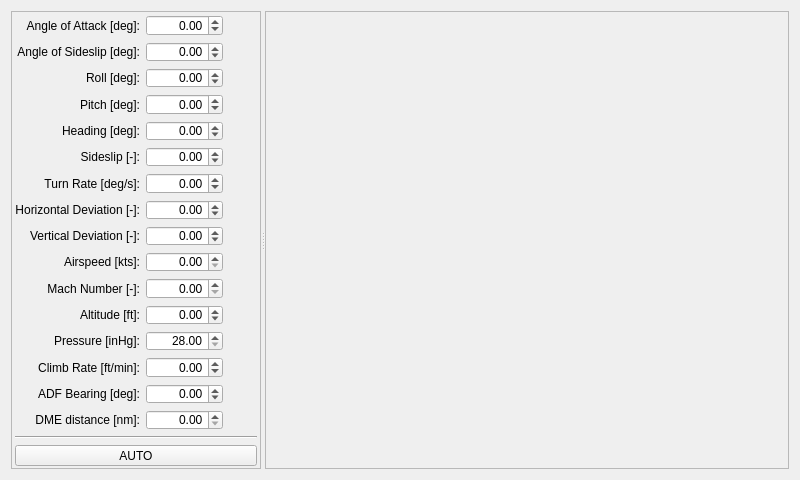
<?xml version="1.0" encoding="UTF-8"?>
<ui version="4.0">
 <class>MainWindow</class>
 <widget class="QMainWindow" name="MainWindow">
  <property name="geometry">
   <rect>
    <x>0</x>
    <y>0</y>
    <width>800</width>
    <height>480</height>
   </rect>
  </property>
  <property name="maximumSize">
   <size>
    <width>800</width>
    <height>480</height>
   </size>
  </property>
  <property name="windowTitle">
   <string>QFlightInstruments Example</string>
  </property>
  <property name="locale">
   <locale language="English" country="UnitedStates"/>
  </property>
  <widget class="QWidget" name="centralWidget">
   <property name="maximumSize">
    <size>
     <width>800</width>
     <height>480</height>
    </size>
   </property>
   <layout class="QGridLayout" name="gridLayout_5">
    <item row="0" column="0">
     <widget class="QSplitter" name="splitter">
      <property name="enabled">
       <bool>true</bool>
      </property>
      <property name="maximumSize">
       <size>
        <width>800</width>
        <height>480</height>
       </size>
      </property>
      <property name="orientation">
       <enum>Qt::Horizontal</enum>
      </property>
      <widget class="QFrame" name="frame">
       <property name="sizePolicy">
        <sizepolicy hsizetype="Minimum" vsizetype="Preferred">
         <horstretch>0</horstretch>
         <verstretch>0</verstretch>
        </sizepolicy>
       </property>
       <property name="maximumSize">
        <size>
         <width>250</width>
         <height>480</height>
        </size>
       </property>
       <property name="frameShape">
        <enum>QFrame::StyledPanel</enum>
       </property>
       <property name="frameShadow">
        <enum>QFrame::Raised</enum>
       </property>
       <layout class="QGridLayout" name="gridLayout_3">
        <property name="leftMargin">
         <number>3</number>
        </property>
        <property name="topMargin">
         <number>3</number>
        </property>
        <property name="rightMargin">
         <number>3</number>
        </property>
        <property name="bottomMargin">
         <number>3</number>
        </property>
        <property name="spacing">
         <number>3</number>
        </property>
        <item row="0" column="0">
         <layout class="QGridLayout" name="gridLayout">
          <item row="7" column="0">
           <widget class="QLabel" name="label_6">
            <property name="text">
             <string>Horizontal Deviation [-]:</string>
            </property>
            <property name="alignment">
             <set>Qt::AlignRight|Qt::AlignTrailing|Qt::AlignVCenter</set>
            </property>
            <property name="buddy">
             <cstring>spinBoxDevH</cstring>
            </property>
           </widget>
          </item>
          <item row="9" column="0">
           <widget class="QLabel" name="label_8">
            <property name="text">
             <string>Airspeed [kts]:</string>
            </property>
            <property name="alignment">
             <set>Qt::AlignRight|Qt::AlignTrailing|Qt::AlignVCenter</set>
            </property>
            <property name="buddy">
             <cstring>spinBoxSpeed</cstring>
            </property>
           </widget>
          </item>
          <item row="3" column="1">
           <widget class="QDoubleSpinBox" name="spinBoxPitch">
            <property name="alignment">
             <set>Qt::AlignRight|Qt::AlignTrailing|Qt::AlignVCenter</set>
            </property>
            <property name="minimum">
             <double>-90.000000000000000</double>
            </property>
            <property name="maximum">
             <double>90.000000000000000</double>
            </property>
           </widget>
          </item>
          <item row="11" column="0">
           <widget class="QLabel" name="label_9">
            <property name="text">
             <string>Altitude [ft]:</string>
            </property>
            <property name="alignment">
             <set>Qt::AlignRight|Qt::AlignTrailing|Qt::AlignVCenter</set>
            </property>
            <property name="buddy">
             <cstring>spinBoxAlt</cstring>
            </property>
           </widget>
          </item>
          <item row="13" column="1">
           <widget class="QDoubleSpinBox" name="spinBoxClimb">
            <property name="alignment">
             <set>Qt::AlignRight|Qt::AlignTrailing|Qt::AlignVCenter</set>
            </property>
            <property name="minimum">
             <double>-650.000000000000000</double>
            </property>
            <property name="maximum">
             <double>650.000000000000000</double>
            </property>
            <property name="singleStep">
             <double>5.000000000000000</double>
            </property>
           </widget>
          </item>
          <item row="0" column="0">
           <widget class="QLabel" name="label_13">
            <property name="text">
             <string>Angle of Attack [deg]:</string>
            </property>
            <property name="alignment">
             <set>Qt::AlignRight|Qt::AlignTrailing|Qt::AlignVCenter</set>
            </property>
           </widget>
          </item>
          <item row="5" column="1">
           <widget class="QDoubleSpinBox" name="spinBoxSlip">
            <property name="alignment">
             <set>Qt::AlignRight|Qt::AlignTrailing|Qt::AlignVCenter</set>
            </property>
            <property name="minimum">
             <double>-1.000000000000000</double>
            </property>
            <property name="maximum">
             <double>1.000000000000000</double>
            </property>
            <property name="singleStep">
             <double>0.050000000000000</double>
            </property>
           </widget>
          </item>
          <item row="12" column="1">
           <widget class="QDoubleSpinBox" name="spinBoxPress">
            <property name="alignment">
             <set>Qt::AlignRight|Qt::AlignTrailing|Qt::AlignVCenter</set>
            </property>
            <property name="minimum">
             <double>28.000000000000000</double>
            </property>
            <property name="maximum">
             <double>31.500000000000000</double>
            </property>
           </widget>
          </item>
          <item row="8" column="1">
           <widget class="QDoubleSpinBox" name="spinBoxDevV">
            <property name="alignment">
             <set>Qt::AlignRight|Qt::AlignTrailing|Qt::AlignVCenter</set>
            </property>
            <property name="minimum">
             <double>-1.000000000000000</double>
            </property>
            <property name="maximum">
             <double>1.000000000000000</double>
            </property>
            <property name="singleStep">
             <double>0.050000000000000</double>
            </property>
           </widget>
          </item>
          <item row="2" column="1">
           <widget class="QDoubleSpinBox" name="spinBoxRoll">
            <property name="alignment">
             <set>Qt::AlignRight|Qt::AlignTrailing|Qt::AlignVCenter</set>
            </property>
            <property name="minimum">
             <double>-180.000000000000000</double>
            </property>
            <property name="maximum">
             <double>180.000000000000000</double>
            </property>
           </widget>
          </item>
          <item row="13" column="0">
           <widget class="QLabel" name="label_10">
            <property name="text">
             <string>Climb Rate [ft/min]:</string>
            </property>
            <property name="alignment">
             <set>Qt::AlignRight|Qt::AlignTrailing|Qt::AlignVCenter</set>
            </property>
            <property name="buddy">
             <cstring>spinBoxClimb</cstring>
            </property>
           </widget>
          </item>
          <item row="9" column="1">
           <widget class="QDoubleSpinBox" name="spinBoxSpeed">
            <property name="alignment">
             <set>Qt::AlignRight|Qt::AlignTrailing|Qt::AlignVCenter</set>
            </property>
            <property name="maximum">
             <double>9999.000000000000000</double>
            </property>
           </widget>
          </item>
          <item row="1" column="1">
           <widget class="QDoubleSpinBox" name="spinBoxBeta">
            <property name="alignment">
             <set>Qt::AlignRight|Qt::AlignTrailing|Qt::AlignVCenter</set>
            </property>
            <property name="minimum">
             <double>-15.000000000000000</double>
            </property>
            <property name="maximum">
             <double>15.000000000000000</double>
            </property>
           </widget>
          </item>
          <item row="4" column="0">
           <widget class="QLabel" name="label_3">
            <property name="text">
             <string>Heading [deg]:</string>
            </property>
            <property name="alignment">
             <set>Qt::AlignRight|Qt::AlignTrailing|Qt::AlignVCenter</set>
            </property>
            <property name="buddy">
             <cstring>spinBoxHead</cstring>
            </property>
           </widget>
          </item>
          <item row="17" column="0" colspan="3">
           <widget class="QPushButton" name="pushButtonAuto">
            <property name="text">
             <string>AUTO</string>
            </property>
            <property name="checkable">
             <bool>true</bool>
            </property>
           </widget>
          </item>
          <item row="10" column="0">
           <widget class="QLabel" name="label_11">
            <property name="text">
             <string>Mach Number [-]:</string>
            </property>
            <property name="alignment">
             <set>Qt::AlignRight|Qt::AlignTrailing|Qt::AlignVCenter</set>
            </property>
            <property name="buddy">
             <cstring>spinBoxMach</cstring>
            </property>
           </widget>
          </item>
          <item row="6" column="0">
           <widget class="QLabel" name="label_5">
            <property name="text">
             <string>Turn Rate [deg/s]:</string>
            </property>
            <property name="alignment">
             <set>Qt::AlignRight|Qt::AlignTrailing|Qt::AlignVCenter</set>
            </property>
            <property name="buddy">
             <cstring>spinBoxTurn</cstring>
            </property>
           </widget>
          </item>
          <item row="14" column="0">
           <widget class="QLabel" name="label_15">
            <property name="text">
             <string>ADF Bearing [deg]:</string>
            </property>
            <property name="alignment">
             <set>Qt::AlignRight|Qt::AlignTrailing|Qt::AlignVCenter</set>
            </property>
           </widget>
          </item>
          <item row="4" column="1">
           <widget class="QDoubleSpinBox" name="spinBoxHead">
            <property name="alignment">
             <set>Qt::AlignRight|Qt::AlignTrailing|Qt::AlignVCenter</set>
            </property>
            <property name="minimum">
             <double>-360.000000000000000</double>
            </property>
            <property name="maximum">
             <double>360.000000000000000</double>
            </property>
           </widget>
          </item>
          <item row="2" column="0">
           <widget class="QLabel" name="label">
            <property name="text">
             <string>Roll [deg]:</string>
            </property>
            <property name="alignment">
             <set>Qt::AlignRight|Qt::AlignTrailing|Qt::AlignVCenter</set>
            </property>
            <property name="buddy">
             <cstring>spinBoxRoll</cstring>
            </property>
           </widget>
          </item>
          <item row="6" column="1">
           <widget class="QDoubleSpinBox" name="spinBoxTurn">
            <property name="alignment">
             <set>Qt::AlignRight|Qt::AlignTrailing|Qt::AlignVCenter</set>
            </property>
            <property name="minimum">
             <double>-7.000000000000000</double>
            </property>
            <property name="maximum">
             <double>7.000000000000000</double>
            </property>
            <property name="singleStep">
             <double>0.100000000000000</double>
            </property>
           </widget>
          </item>
          <item row="8" column="0">
           <widget class="QLabel" name="label_7">
            <property name="text">
             <string>Vertical Deviation [-]:</string>
            </property>
            <property name="alignment">
             <set>Qt::AlignRight|Qt::AlignTrailing|Qt::AlignVCenter</set>
            </property>
            <property name="buddy">
             <cstring>spinBoxDevV</cstring>
            </property>
           </widget>
          </item>
          <item row="5" column="0">
           <widget class="QLabel" name="label_4">
            <property name="text">
             <string>Sideslip [-]:</string>
            </property>
            <property name="alignment">
             <set>Qt::AlignRight|Qt::AlignTrailing|Qt::AlignVCenter</set>
            </property>
            <property name="buddy">
             <cstring>spinBoxSlip</cstring>
            </property>
           </widget>
          </item>
          <item row="16" column="0" colspan="3">
           <widget class="Line" name="line">
            <property name="orientation">
             <enum>Qt::Horizontal</enum>
            </property>
           </widget>
          </item>
          <item row="10" column="1">
           <widget class="QDoubleSpinBox" name="spinBoxMach">
            <property name="alignment">
             <set>Qt::AlignRight|Qt::AlignTrailing|Qt::AlignVCenter</set>
            </property>
            <property name="maximum">
             <double>20.000000000000000</double>
            </property>
           </widget>
          </item>
          <item row="3" column="0">
           <widget class="QLabel" name="label_2">
            <property name="text">
             <string>Pitch [deg]:</string>
            </property>
            <property name="alignment">
             <set>Qt::AlignRight|Qt::AlignTrailing|Qt::AlignVCenter</set>
            </property>
            <property name="buddy">
             <cstring>spinBoxPitch</cstring>
            </property>
           </widget>
          </item>
          <item row="0" column="1">
           <widget class="QDoubleSpinBox" name="spinBoxAlpha">
            <property name="alignment">
             <set>Qt::AlignRight|Qt::AlignTrailing|Qt::AlignVCenter</set>
            </property>
            <property name="minimum">
             <double>-20.000000000000000</double>
            </property>
            <property name="maximum">
             <double>20.000000000000000</double>
            </property>
           </widget>
          </item>
          <item row="7" column="1">
           <widget class="QDoubleSpinBox" name="spinBoxDevH">
            <property name="alignment">
             <set>Qt::AlignRight|Qt::AlignTrailing|Qt::AlignVCenter</set>
            </property>
            <property name="minimum">
             <double>-1.000000000000000</double>
            </property>
            <property name="maximum">
             <double>1.000000000000000</double>
            </property>
            <property name="singleStep">
             <double>0.050000000000000</double>
            </property>
           </widget>
          </item>
          <item row="14" column="1">
           <widget class="QDoubleSpinBox" name="spinBoxADF">
            <property name="alignment">
             <set>Qt::AlignRight|Qt::AlignTrailing|Qt::AlignVCenter</set>
            </property>
            <property name="minimum">
             <double>-360.000000000000000</double>
            </property>
            <property name="maximum">
             <double>360.000000000000000</double>
            </property>
           </widget>
          </item>
          <item row="12" column="0">
           <widget class="QLabel" name="label_12">
            <property name="text">
             <string>Pressure [inHg]:</string>
            </property>
            <property name="alignment">
             <set>Qt::AlignRight|Qt::AlignTrailing|Qt::AlignVCenter</set>
            </property>
            <property name="buddy">
             <cstring>spinBoxPress</cstring>
            </property>
           </widget>
          </item>
          <item row="11" column="1">
           <widget class="QDoubleSpinBox" name="spinBoxAlt">
            <property name="alignment">
             <set>Qt::AlignRight|Qt::AlignTrailing|Qt::AlignVCenter</set>
            </property>
            <property name="minimum">
             <double>-1000.000000000000000</double>
            </property>
            <property name="maximum">
             <double>99999.000000000000000</double>
            </property>
            <property name="singleStep">
             <double>10.000000000000000</double>
            </property>
           </widget>
          </item>
          <item row="1" column="0">
           <widget class="QLabel" name="label_14">
            <property name="text">
             <string>Angle of Sideslip [deg]:</string>
            </property>
            <property name="alignment">
             <set>Qt::AlignRight|Qt::AlignTrailing|Qt::AlignVCenter</set>
            </property>
           </widget>
          </item>
          <item row="15" column="0">
           <widget class="QLabel" name="label_16">
            <property name="text">
             <string>DME distance [nm]:</string>
            </property>
            <property name="alignment">
             <set>Qt::AlignRight|Qt::AlignTrailing|Qt::AlignVCenter</set>
            </property>
           </widget>
          </item>
          <item row="15" column="1">
           <widget class="QDoubleSpinBox" name="spinBoxDME">
            <property name="alignment">
             <set>Qt::AlignRight|Qt::AlignTrailing|Qt::AlignVCenter</set>
            </property>
            <property name="maximum">
             <double>999.000000000000000</double>
            </property>
           </widget>
          </item>
         </layout>
        </item>
       </layout>
      </widget>
      <widget class="QFrame" name="frame_2">
       <property name="maximumSize">
        <size>
         <width>700</width>
         <height>480</height>
        </size>
       </property>
       <property name="frameShape">
        <enum>QFrame::StyledPanel</enum>
       </property>
       <property name="frameShadow">
        <enum>QFrame::Raised</enum>
       </property>
       <layout class="QGridLayout" name="gridLayout_4">
        <property name="sizeConstraint">
         <enum>QLayout::SetMaximumSize</enum>
        </property>
        <property name="leftMargin">
         <number>0</number>
        </property>
        <property name="topMargin">
         <number>3</number>
        </property>
        <property name="rightMargin">
         <number>0</number>
        </property>
        <property name="bottomMargin">
         <number>3</number>
        </property>
        <property name="spacing">
         <number>3</number>
        </property>
        <item row="0" column="0">
         <layout class="QGridLayout" name="gridLayout_2">
          <property name="sizeConstraint">
           <enum>QLayout::SetMaximumSize</enum>
          </property>
          <property name="spacing">
           <number>2</number>
          </property>
          <item row="0" column="0" rowspan="2">
           <widget class="WidgetPFD" name="widgetPFD" native="true">
            <property name="enabled">
             <bool>true</bool>
            </property>
            <property name="sizePolicy">
             <sizepolicy hsizetype="Preferred" vsizetype="Preferred">
              <horstretch>2</horstretch>
              <verstretch>0</verstretch>
             </sizepolicy>
            </property>
            <property name="maximumSize">
             <size>
              <width>700</width>
              <height>480</height>
             </size>
            </property>
           </widget>
          </item>
         </layout>
        </item>
       </layout>
      </widget>
     </widget>
    </item>
   </layout>
  </widget>
 </widget>
 <layoutdefault spacing="6" margin="11"/>
 <customwidgets>
  <customwidget>
   <class>WidgetPFD</class>
   <extends>QWidget</extends>
   <header>WidgetPFD.h</header>
   <container>1</container>
  </customwidget>
 </customwidgets>
 <tabstops>
  <tabstop>spinBoxRoll</tabstop>
  <tabstop>spinBoxPitch</tabstop>
  <tabstop>spinBoxHead</tabstop>
  <tabstop>spinBoxSlip</tabstop>
  <tabstop>spinBoxTurn</tabstop>
  <tabstop>spinBoxDevH</tabstop>
  <tabstop>spinBoxDevV</tabstop>
  <tabstop>spinBoxSpeed</tabstop>
  <tabstop>spinBoxMach</tabstop>
  <tabstop>spinBoxAlt</tabstop>
  <tabstop>spinBoxPress</tabstop>
  <tabstop>spinBoxClimb</tabstop>
  <tabstop>pushButtonAuto</tabstop>
 </tabstops>
 <resources/>
 <connections/>
</ui>
